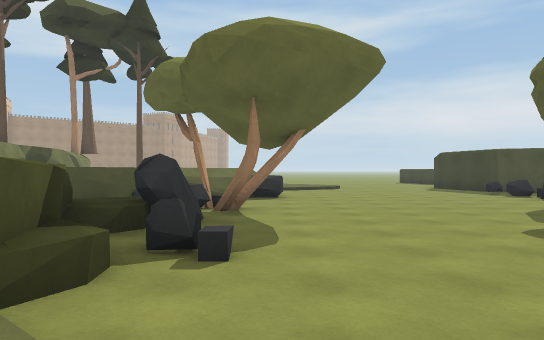
View 1 (above)

24 first-person views from a walk through a 3-D level made in the Unity game engine. The camera is 1.4 m above the floor, looks level and sees 70° across. The floor is counted in squares, 2 m on a side. Each view is taken from the middle of a square. On the plan, view 1 faces up. The plan holds only what a view shows up to about 11 squares ahead; the rest is blank. The place goes on beyond the plan.

View 2
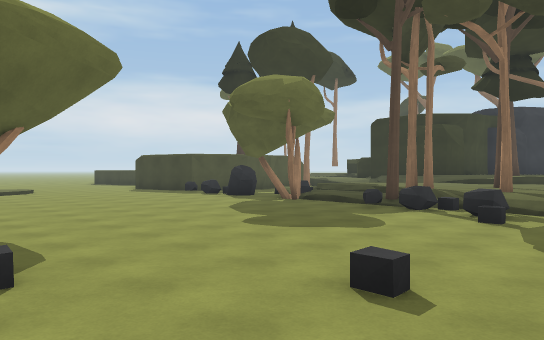

View 3
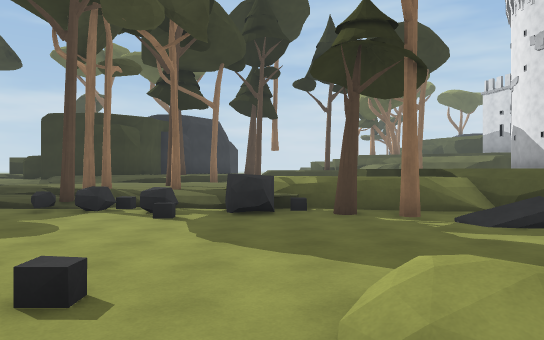

View 4
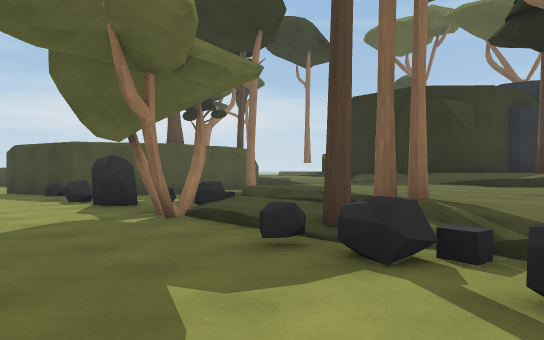

View 5
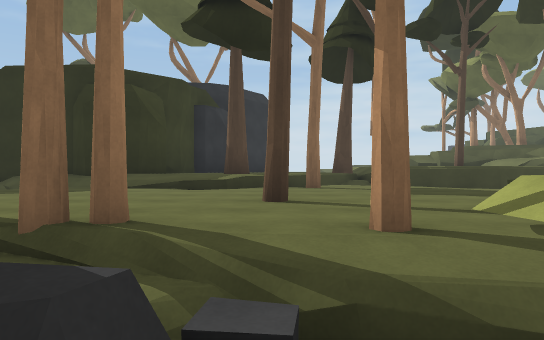

View 6
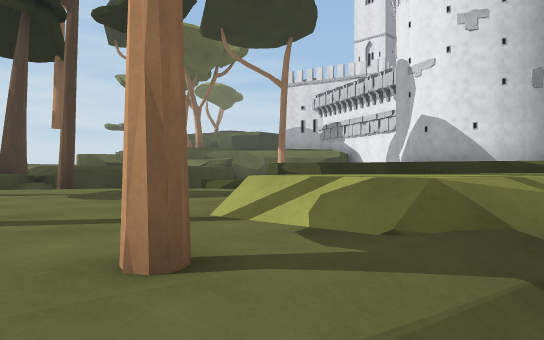

View 7
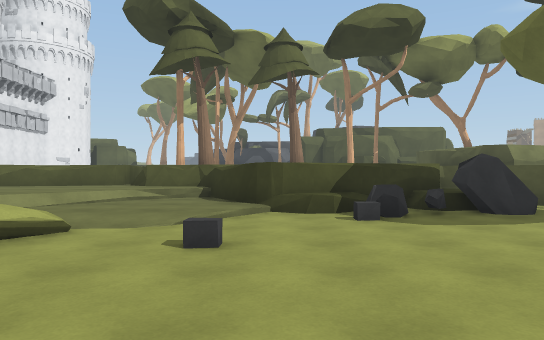

View 8
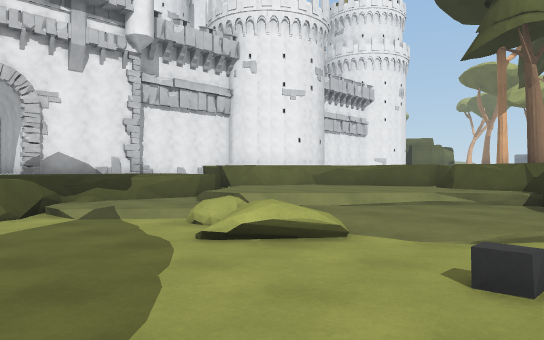

View 9
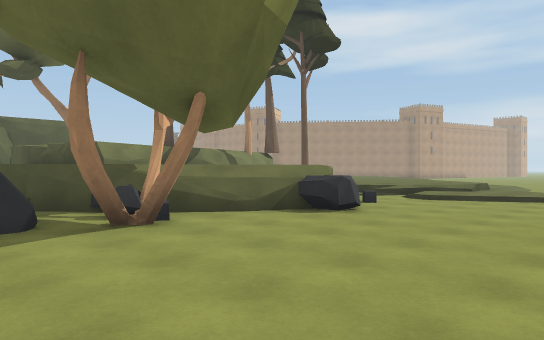

View 10
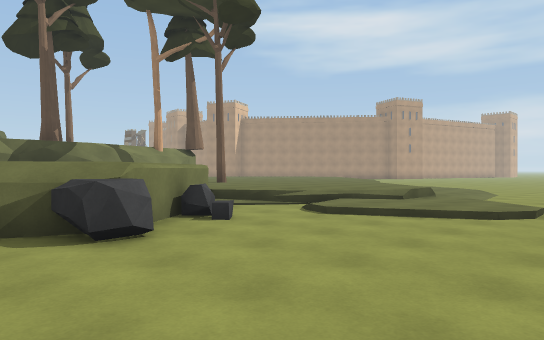

View 11
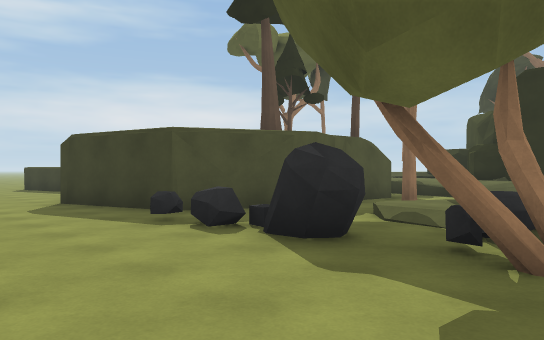

View 12
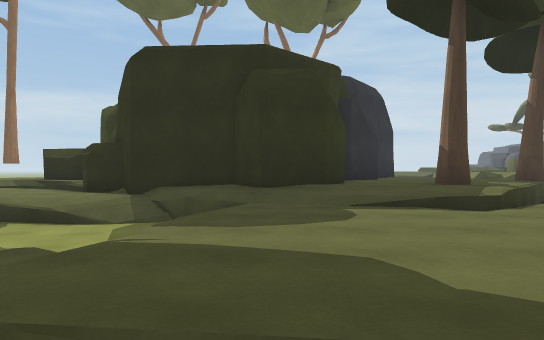

View 13
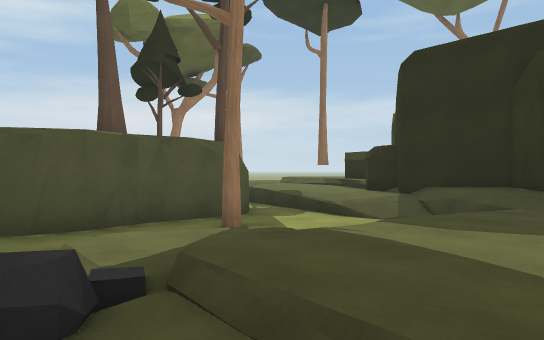

View 14
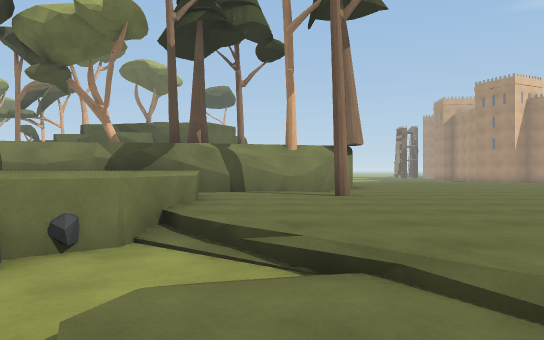

View 15
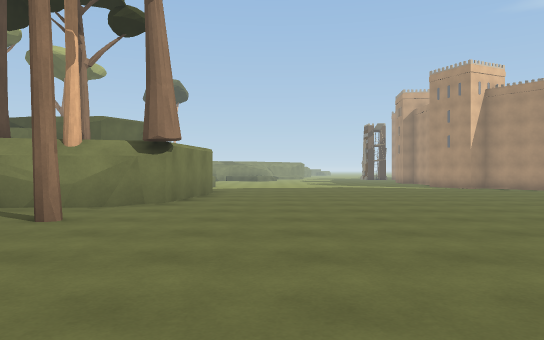

View 16
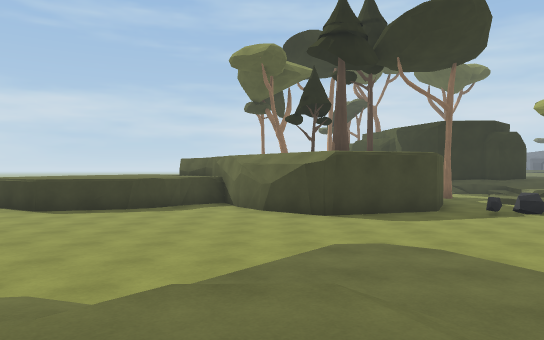

View 17
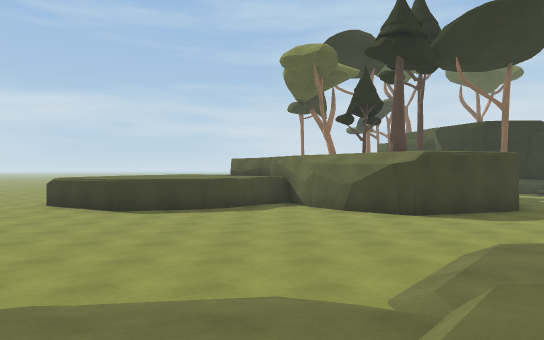

View 18
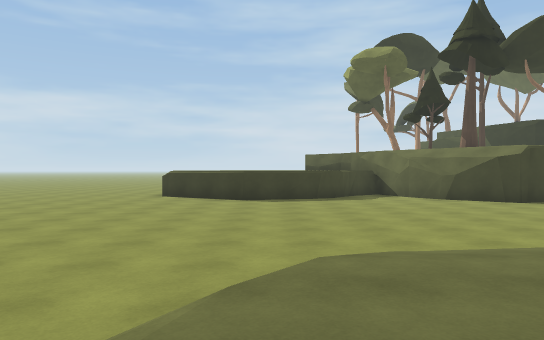

View 19
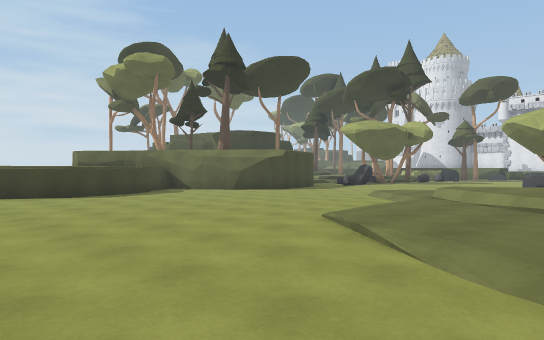

View 20
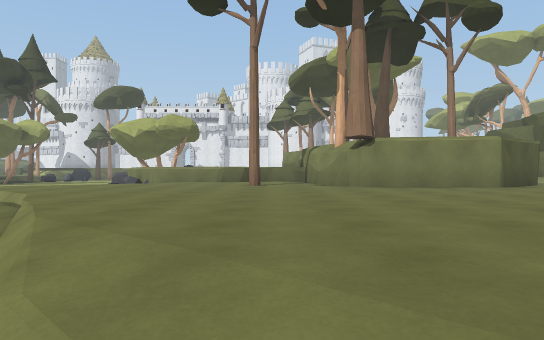

View 21
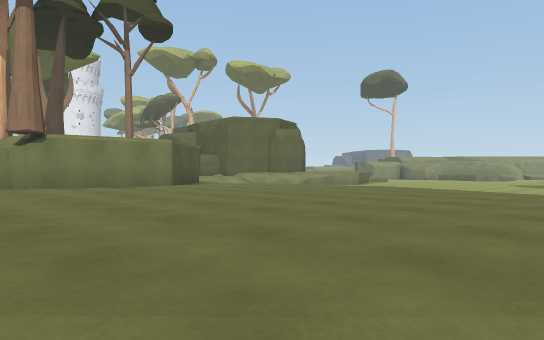

View 22
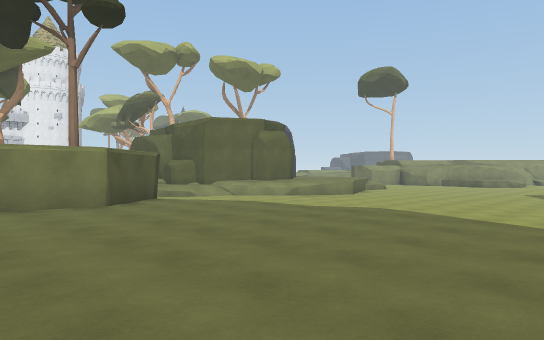

View 23
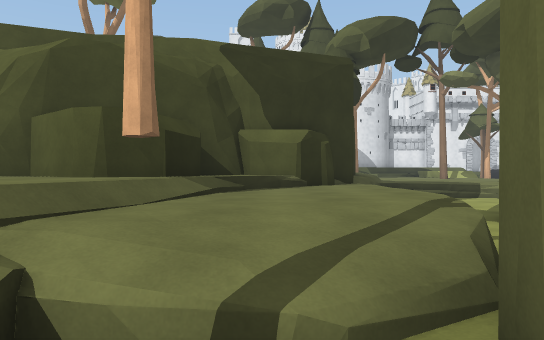

View 24
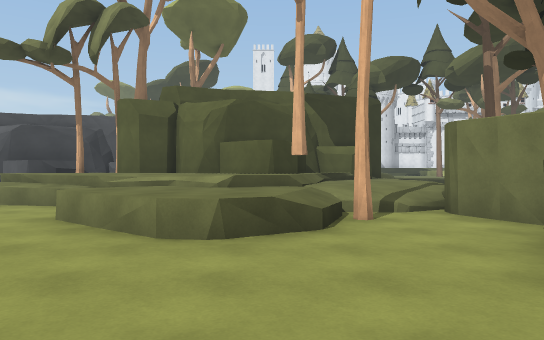

### Floor plan
Key: @ floor where view 1 was taken; # wall or solid block; x gap in a wall; . main floor; : floor 0.25 m higher than the main floor; + floor 0.5 m higher than the main floor; * floor 0.75 m higher than the main floor; % floor 1 m higher than the main floor; & floor 1.25 m higher than the main floor; $ floor 1.5 m higher than the main floor; / step, stairs or slope; = window, fence, low wall or low ledge; ^ raised ledge; R rock; T tree; W tower; O other object.
Columns run from 14 left of view 1 to 25 right of it. Each row starts with its distance up from view 1.
 26   /+ ++//  . .. ........
 25  /++++++//  ...........^
 24 /++++++++//...........^^
 23 /+++++++++///.........^          .
 22 +++++++++++/::/.......^
 21 +++++++++++/:::.......^        ^....
 20 =+++++++++++/::........^       .....
 19 =++++++++++++//.........       ...=..
 18 /+++++++++++++//.......#     #../**/..
 17  ++####++++++++:/.....##     ##.T**/=.
 16  ###  #+T+++++:::....##      ##///&//..
 15       ##+++++/::/....#       #///&&&&///
 14        #+++//./......##      =**T&&   &/
 13        ^  ==//........##     /**###&&&&&
 12        ^     R.......R.#####.***^ ####&T
 11        ^     $%......R....T../###     T
 10        ^    $#R......R.///..//#
  9        ^=   #/.......R./::.../#
  8       ^#   #OT.......RR/++///##
  7           ##RTT......T:/++++/#
  6          =#^RR......./:+++++/####
  5          ==#RR......./:T++++/&&&##
  4            ##R......TR/T++++&T&&&#
  3             x........//+T+++/&&&&&
  2             #.......R.T+++++T/&&&
  1           =##:/......R//+++++T/T&&
  0        T #=/::@.....RR/&++++/ .$$$
 -1       T===++/:///...T/&&+ +/  .
 -2         #=+++/ /....T#&&  =^^ #
 -3          $++++//.../T/&/  #   #
 -4          =/+++///..R////      #
 -5          #==+=:://  =/$
 -6            #=%%//%            O
 -7             %%%%%             O
 -8              %%%%       ###W
 -9               %%       ##  W

Positions as (right, up) in squares from view 1, and headings:
1: (0, 0), facing up
2: (-1, 0), facing up-right
3: (-1, 0), facing right
4: (4, 2), facing up-right
5: (6, 3), facing right
6: (7, 3), facing down-right
7: (5, 2), facing left
8: (4, 2), facing down-left
9: (4, 5), facing up-left
10: (4, 9), facing up-left
11: (4, 7), facing up-right
12: (8, 7), facing right
13: (8, 6), facing up-right
14: (2, 15), facing left
15: (-1, 19), facing left
16: (-2, 17), facing right
17: (-2, 19), facing right
18: (-3, 22), facing right
19: (-3, 26), facing down-right
20: (-6, 26), facing down
21: (-6, 26), facing down-left
22: (-8, 25), facing down-left
23: (17, 18), facing down
24: (19, 23), facing down
